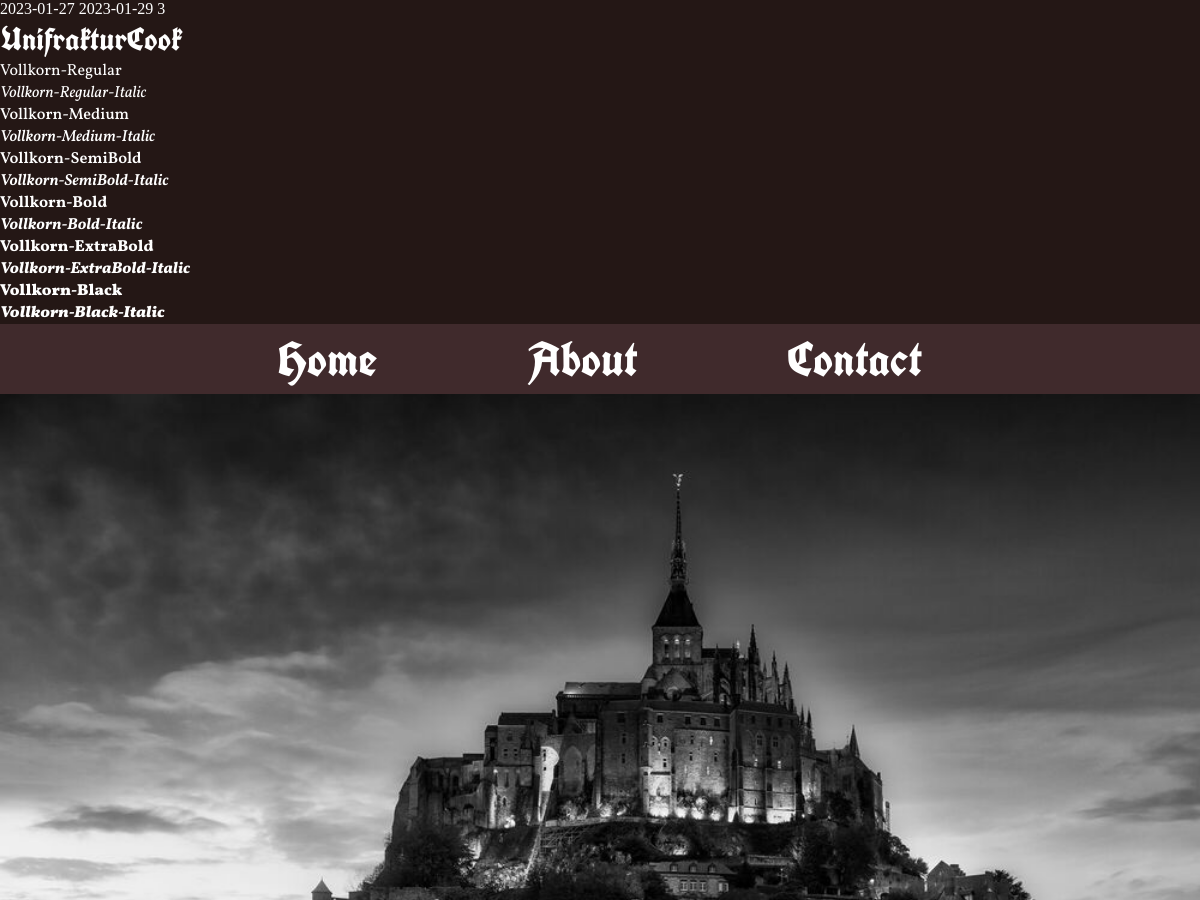
Before: / (upper part) with the older database file.
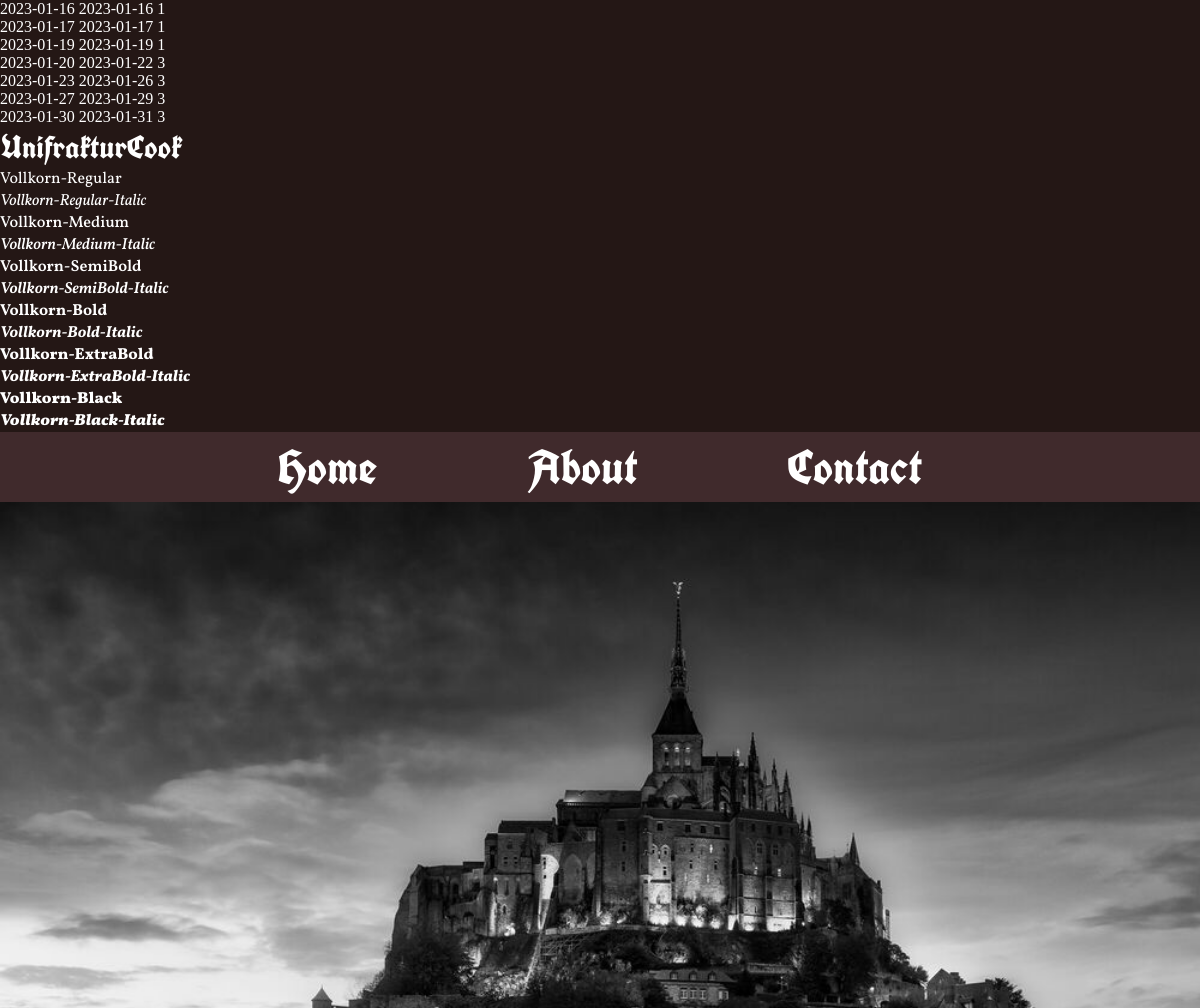
After: the same page with the newer database file.
### tables this page shows
CREATE TABLE reservations (
    id INTEGER PRIMARY KEY AUTOINCREMENT,
    arrival_date DATE,
    departure_date DATE,
    room_id INTEGER,
    info_id INTEGER,
    FOREIGN KEY (room_id) REFERENCES pricelist(id),
    FOREIGN KEY (info_id) REFERENCES info(id)
);

### hotelFunctions.php (the view, shortened to what this page needs)
<?php
function connect(string $dbName): object
{
    $dbPath = __DIR__ . '/' . $dbName;
    $db = "sqlite:$dbPath";
    try {
        $db = new PDO($db);
        $db->setAttribute(PDO::ATTR_ERRMODE, PDO::ERRMODE_EXCEPTION);
        $db->setAttribute(PDO::ATTR_DEFAULT_FETCH_MODE, PDO::FETCH_ASSOC);
    } catch (PDOException $e) {
        echo "Failed to connect to the database";
        throw $e;
    }
    return $db;
}
function showAvailability(int $room_id)
{
    $db = connect('database.db');
    $statement = $db->prepare(
        "SELECT distinct *
        FROM reservations
        WHERE room_id = ?
        ORDER BY arrival_date"
    );
    $statement->bindParam(1, $room_id, PDO::PARAM_STR);
    $statement->execute();
    $reservations =  $statement->fetchAll(PDO::FETCH_ASSOC);
    return $reservations;
}
function printReservations($roomNr)
{
    foreach ($roomNr as $reservation) {
        echo $reservation['arrival_date'] . " " . $reservation['departure_date'] . " " . $reservation['room_id'] . "<br>";
    }
}

### index.php (shortened to what this page needs)
<?php
require("./hotelFunctions.php");
?>
<!DOCTYPE html>
<html lang="en">
<head>
    <link rel="stylesheet" href="./CSS/global.css">
    <link rel="stylesheet" href="./CSS/main.css">
    <link rel="stylesheet" href="./CSS/typography.css">
    <link rel="stylesheet" href="./CSS/fonts.css">
</head>
<body>
    <?php $budget = showAvailability(1);
    $luxury = showAvailability(3);
    printReservations($budget);
    printReservations($luxury);
    ?>
    <div class="font-tests">
        <h1>UnifrakturCook</h1>
        <p class="one">Vollkorn-Regular</p>
        <p class="two">Vollkorn-Regular-Italic</p>
        <p class="three">Vollkorn-Medium</p>
        <p class="four">Vollkorn-Medium-Italic</p>
        <p class="five">Vollkorn-SemiBold</p>
        <p class="six">Vollkorn-SemiBold-Italic</p>
        <p class="seven">Vollkorn-Bold</p>
        <p class="eight">Vollkorn-Bold-Italic</p>
        <p class="nine">Vollkorn-ExtraBold</p>
        <p class="ten">Vollkorn-ExtraBold-Italic</p>
        <p class="eleven">Vollkorn-Black</p>
        <p class="twelve">Vollkorn-Black-Italic</p>
    </div>
    <header>
        <nav>
            <ul>
                <li>Home</li>
                <li>About</li>
                <li>Contact</li>
            </ul>
        </nav>
    </header>
    <main>
        <div class="hero">
            <img src="./Images/le-mont-saint-michel-by-night.jpg" alt="">
        </div>
    </main>
</body>
</html>

### CSS/global.css (style rules this page uses)
:root { --color-black: #000000; --color-white: #ffffff; --color-raisin-black: #241715; --old-burgundy: #402a2c; --old-mauve: #5d2e46; --queen-pink: #d9b8c4; --mountbatten-pink: #957186; --copper-penny: #ad6a6c; --silver-pink: #d0ada7; --champagne-pink: #e8d6cb; --color-wine: #672e2f; --color-dark-purple: #0e0c0c; --color-deep-purple: #211729; --color-plum-purple: #5a3e62; --color-light-purple: #7b5c75; --color-wine-red: #702632; }
* { margin: 0; }

### CSS/main.css (style rules this page uses)
body { background-color: var(--color-raisin-black); color: var(--color-white); }
img { width: 100%; }
nav { width: 100%; height: 70px; background-color: var(--old-burgundy); display: flex; justify-content: center; align-items: center; }
ul { list-style: none; display: flex; justify-content: center; align-items: center; padding: 0; gap: 150px; }

### CSS/typography.css (style rules this page uses)
h1 { font-family: 'UnifrakturCook'; }
.one { font-family: 'Vollkorn-Regular'; }
.two { font-family: 'Vollkorn-Regular-Italic'; }
.three { font-family: 'Vollkorn-Medium'; }
.four { font-family: 'Vollkorn-Medium-Italic'; }
.five { font-family: 'Vollkorn-SemiBold'; }
.six { font-family: 'Vollkorn-SemiBold-Italic'; }
.seven { font-family: 'Vollkorn-Bold'; }
.eight { font-family: 'Vollkorn-Bold-Italic'; }
.nine { font-family: 'Vollkorn-ExtraBold'; }
.ten { font-family: 'Vollkorn-ExtraBold-Italic'; }
.eleven { font-family: 'Vollkorn-Black'; }
.twelve { font-family: 'Vollkorn-Black-Italic'; }
nav { font-family: 'UnifrakturCook'; font-size: 3rem; }

Changed rows visible on the page:
added reservations: arrival_date "2023-01-16", departure_date "2023-01-16", room "1"
added reservations: arrival_date "2023-01-17", departure_date "2023-01-17", room "1"
added reservations: arrival_date "2023-01-19", departure_date "2023-01-19", room "1"
added reservations: arrival_date "2023-01-20", departure_date "2023-01-22", room "3"
added reservations: arrival_date "2023-01-23", departure_date "2023-01-26", room "3"
added reservations: arrival_date "2023-01-30", departure_date "2023-01-31", room "3"
